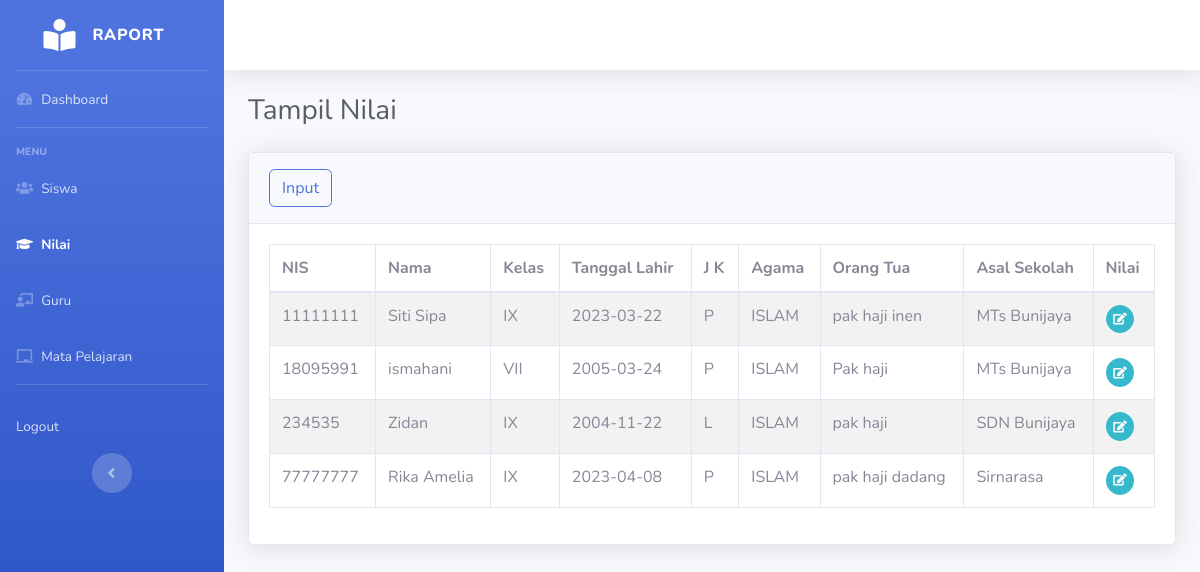
Page /nilai/nilai.php on the committed database.
### tables this page shows
CREATE TABLE `siswa` (
  `nis` varchar(8) NOT NULL,
  `nama` varchar(30) NOT NULL,
  `alamat` varchar(30) DEFAULT NULL,
  `kelas` enum('VII','VIII','IX') NOT NULL,
  `tanggal_lahir` date DEFAULT NULL,
  `jenis_kelamin` enum('L','P') DEFAULT NULL,
  `agama` enum('ISLAM','PROTESTAN','KATHOLIK','HINDU','BUDHA','KONGHUCU','LAINNYA') DEFAULT NULL,
  `orang_tua` varchar(30) DEFAULT NULL,
  `asal_sekolah` varchar(50) NOT NULL
);

### nilai/nilai.php (the view, shortened to what this page needs)
    <link href="../assets/vendor/fontawesome-free/css/all.min.css" rel="stylesheet" type="text/css">
    <link href="../assets/css/sb-admin-2.min.css" rel="stylesheet">
    <link href="../assets/vendor/datatables/dataTables.bootstrap4.min.css" rel="stylesheet">
<body id="page-top">
    <div id="wrapper">
       <?php include_once("../layout/sidebar.php") ?>
        <div id="content-wrapper" class="d-flex flex-column">
            <div id="content">
            <?php include_once("../layout/topbar.php") ?>
                <div class="container-fluid">
                    <h1 class="h3 mb-4 text-gray-800">Tampil Nilai</h1>
                    <div class="card shadow mb-4">
                        <div class="card-header py-3">
                            <a href="nilai-tambah.php"><button type="button" class="btn btn-outline-primary rounded">Input</button></a>
                        </div>
                        <div class="card-body">
                            <?php
                            $db=dbConnect();
                            if($db->connect_errno==0){
                            $sql="SELECT * FROM siswa";
                            $res=$db->query($sql);
                            if($res){
                            ?>
                            <div class="table-responsive">
                                <table class="table table-bordered table-striped" id="dataTable" width="100%" cellspacing="0">
                                    <thead>
                                        <tr>
                                            <th>NIS</th>
                                            <th>Nama</th>
                                            <th>Kelas</th>
                                            <th>Tanggal Lahir</th>
                                            <th>J K </th>
                                            <th>Agama</th>
                                            <th>Orang Tua</th>
                                            <th>Asal Sekolah</th>
                                            <th>Nilai</th>
                                        </tr>
                                    </thead>
                                    <tbody>
                                        <?php
                                        $data = $res->fetch_all(MYSQLI_ASSOC);
                                        foreach($data as $row){
                                        ?>
                                        <tr>
                                            <td><?= $row['nis']; ?></td>
                                            <td><?= $row['nama']; ?></td>
                                            <td><?= $row['kelas']; ?></td>
                                            <td><?= $row['tanggal_lahir'];?></td>
                                            <td><?= $row['jenis_kelamin']; ?></td>
                                            <td><?= $row['agama']; ?></td>
                                            <td><?= $row['orang_tua']; ?></td>
                                            <td><?= $row['asal_sekolah'] ?></td>
                                            <td>
                                                 <a href="tampil-nilai.php?nis=<?= $row['nis']?>" class="btn btn-info btn-circle btn-sm">
                                                <i class="fas fa-edit"></i>
                                                </a>
                                            </td>
                                        </tr>
                                            <?php
                                    }
                                    ?>
                                    </tbody>
                                </table>
                                	<?php
	}else
		echo "Gagal Eksekusi SQL".(DEVELOPMENT?" : ".$db->error:"")."<br>";
}
else
	echo "Gagal koneksi".(DEVELOPMENT?" : ".$db->connect_error:"")."<br>";
?>
                        </div>
                   </div>
                </div>
            </div>
        </div>
    </div>

### rows in the picture
siswa: nis "11111111", nama "Siti Sipa", kelas "IX", tanggal_lahir "2023-03-22", jenis_kelamin "P", agama "ISLAM", orang_tua "pak haji inen", asal_sekolah "MTs Bunijaya"
siswa: nis "18095991", nama "ismahani", kelas "VII", tanggal_lahir "2005-03-24", jenis_kelamin "P", agama "ISLAM", orang_tua "Pak haji", asal_sekolah "MTs Bunijaya"
siswa: nis "234535", nama "Zidan", kelas "IX", tanggal_lahir "2004-11-22", jenis_kelamin "L", agama "ISLAM", orang_tua "pak haji", asal_sekolah "SDN Bunijaya"
siswa: nis "77777777", nama "Rika Amelia", kelas "IX", tanggal_lahir "2023-04-08", jenis_kelamin "P", agama "ISLAM", orang_tua "pak haji dadang", asal_sekolah "Sirnarasa"
